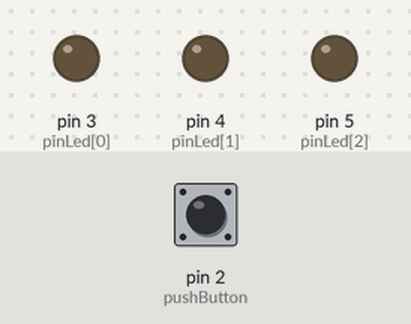
The sketch below on a simulated Arduino Uno, built with avr-gcc and run on an emulated ATmega328P. Shown: output pins drawn as LEDs (lit = HIGH). Dashed ring = blinking. Inputs (shaded band) come from the test bench; at power-on: pin 2 (pushButton) LOW.

Above: at 1.2 s.
1.3 s: pin 2 (pushButton) pulled HIGH for 3.2 s
At 2.1 s:
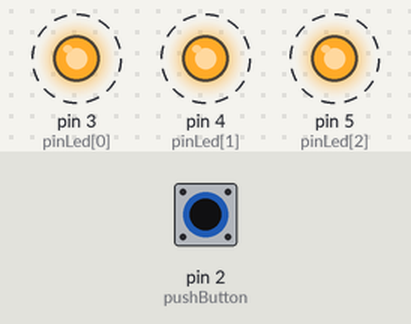
6.0 s: pin 2 (pushButton) pulled HIGH for 0.15 s
At 7.0 s:
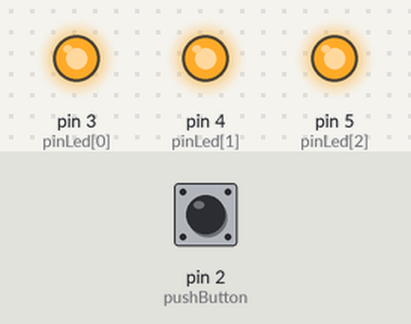
7.6 s: pin 2 (pushButton) pulled HIGH for 1 s
At 8.2 s:
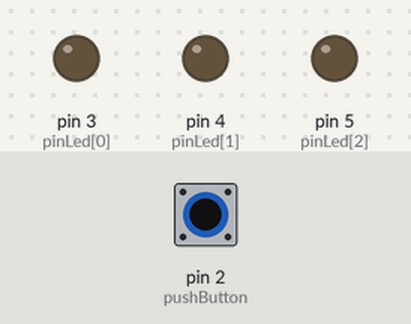
Timing chart, 0 to 10.6 s (numbered marks = the images above; inputs shaded):
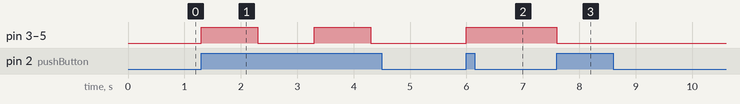

Measured:
- after the input at 1.3 s, pin 3 (pinLed[0]), pin 4 (pinLed[1]), pin 5 (pinLed[2]): alternates HIGH for 1.0 s and LOW for 1.0 s, starting at once
- after the input at 6.0 s, pin 3 (pinLed[0]), pin 4 (pinLed[1]), pin 5 (pinLed[2]): LOW → HIGH at once
- after the input at 7.6 s, pin 3 (pinLed[0]), pin 4 (pinLed[1]), pin 5 (pinLed[2]): HIGH → LOW at once

The sketch:

switch_led_pushbutton.ino
```cpp
const int pinLed[3] = {3, 4, 5};
const byte pushButton = 2;
int state = 0;

void setup()
{
  pinMode(pushButton, INPUT);
  for (int i = 0; i < 3; i++)
  {
    pinMode(pinLed[i], OUTPUT);
  }
}

void loop()
{
  if (digitalRead(pushButton) == HIGH)
  {
    if (state == 0)
    {
      state = 1;
      digitalWrite(pinLed[0], HIGH);
      digitalWrite(pinLed[1], HIGH);
      digitalWrite(pinLed[2], HIGH);
    }
    else
    {
      state = 0;
      digitalWrite(pinLed[0], LOW);
      digitalWrite(pinLed[1], LOW);
      digitalWrite(pinLed[2], LOW);
    }
    delay(1000);
  }
}
```
